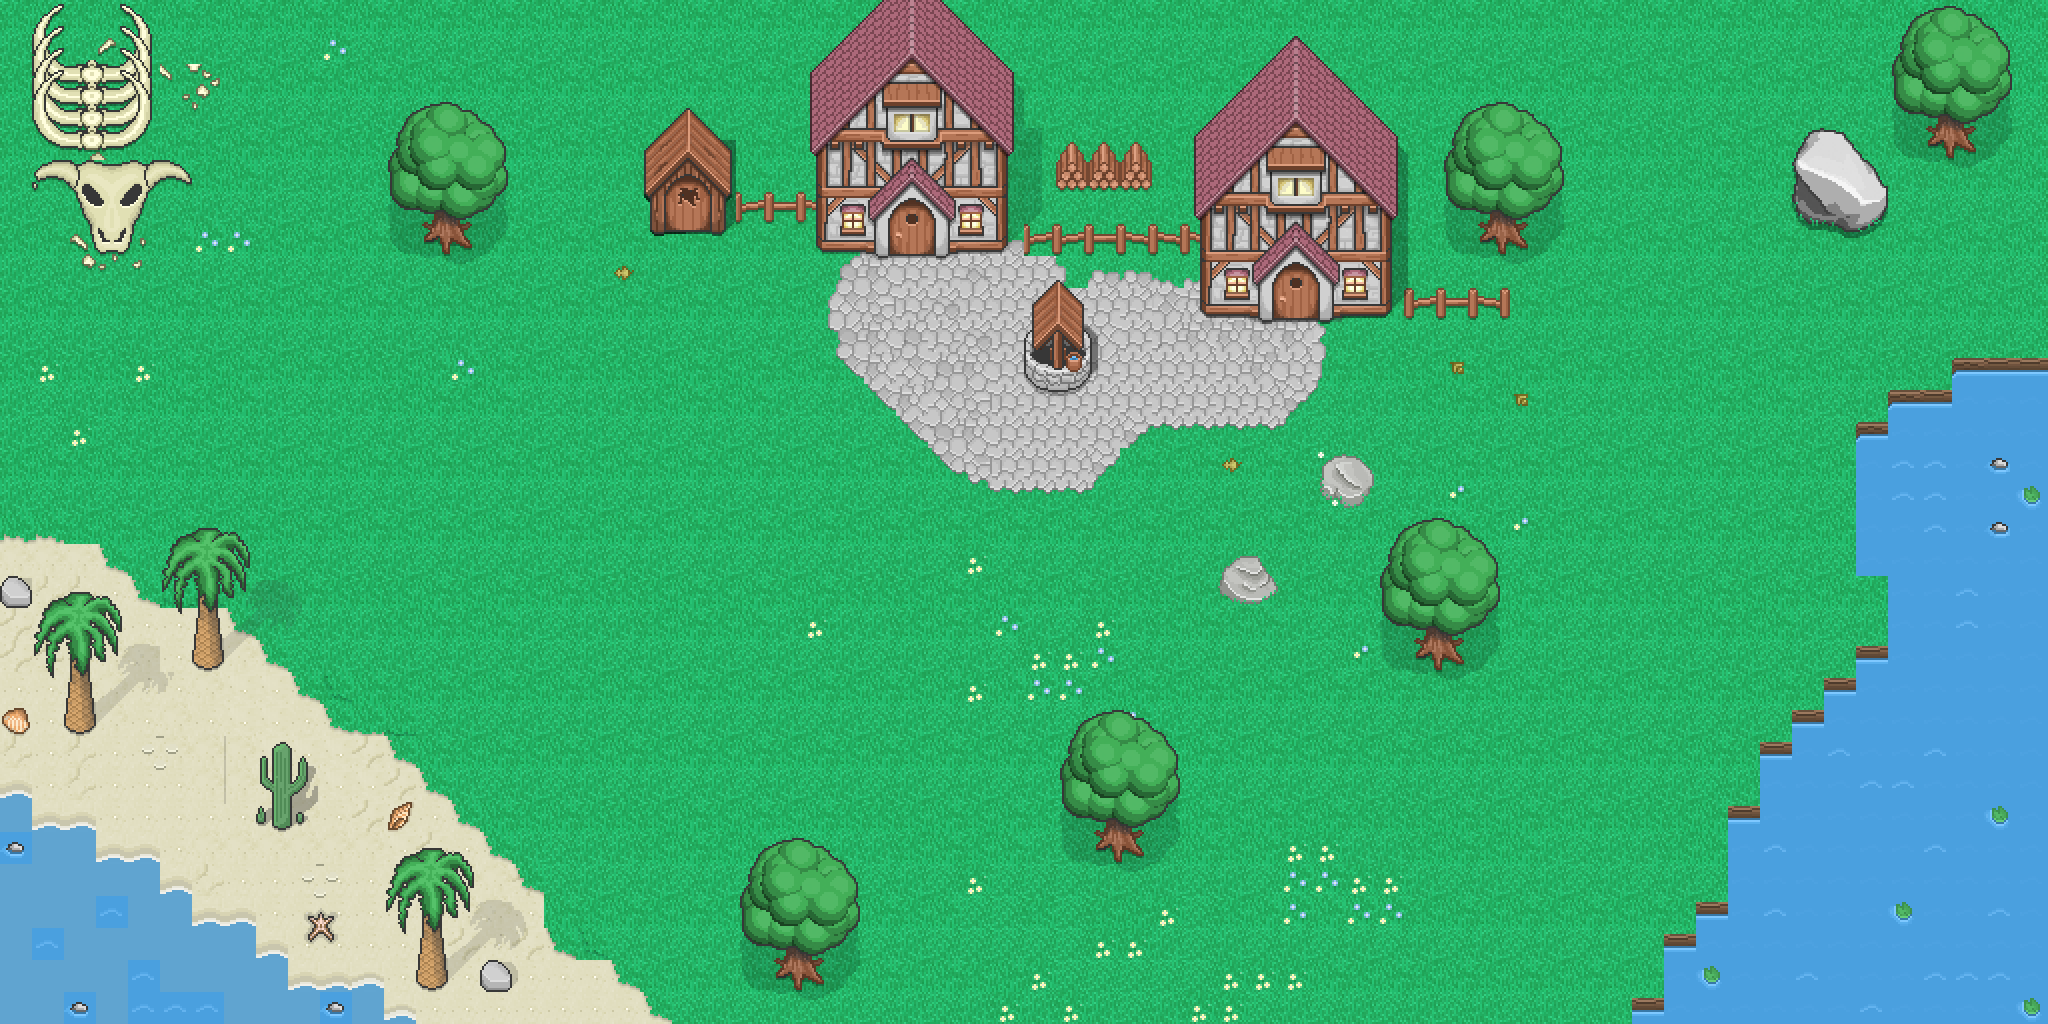

A 2D game scene composited from a Tiled map and its tileset images. What follows is a short description and the map's XML, with each tile layer's data collapsed to a summary:
An orthogonal 64x32 tile map with 32x32 px tiles, 7 tile layers (background, kamienie, colide, da, ...) and 27 objects.

<map version="1.0" orientation="orthogonal" renderorder="right-down" width="64" height="32" tilewidth="32" tileheight="32" nextobjectid="50">
 <tileset firstgid="1" name="tilesheet" tilewidth="32" tileheight="32" tilecount="1960" columns="20">
  <image source="tiled/img/2/tilesheet.png" width="640" height="3136" />
 </tileset>
 <layer name="background" width="64" height="32">
  <data>[2048 cells, 2048 non-empty, 22 distinct tile ids]</data>
 </layer>
 <layer name="kamienie" width="64" height="32">
  <data>[2048 cells, 148 non-empty, 91 distinct tile ids]</data>
 </layer>
 <layer name="colide" width="64" height="32">
  <data>[2048 cells, 410 non-empty, 196 distinct tile ids]</data>
 </layer>
 <layer name="da" width="64" height="32">
  <data>[2048 cells, 10 non-empty, 3 distinct tile ids]</data>
 </layer>
 <layer name="Warstwa Kafelków 1" width="64" height="32">
  <data>[2048 cells, 0 non-empty, 0 distinct tile ids]</data>
 </layer>
 <layer name="drzewa" width="64" height="32">
  <data>[2048 cells, 241 non-empty, 163 distinct tile ids]</data>
 </layer>
 <layer name="Warstwa Kafelków 7" width="64" height="32">
  <data>[2048 cells, 40 non-empty, 6 distinct tile ids]</data>
 </layer>
 <objectgroup name="colide" visible="0">
  <object id="11" x="814.667" y="249.333">
   <polygon points="0,0 -4,-180 109.333,-285.333 196,-180 193.333,0" />
  </object>
  <object id="12" x="1193.33" y="137.333">
   <polygon points="0,0 101.333,-102.667 204,2.66667 201.333,174.667 5.33333,176" />
  </object>
  <object id="13" x="725.333" y="232">
   <polygon points="0,0 -78.6667,0 -81.3333,-84 -37.3333,-124 5.33333,-78.6667" />
  </object>
  <object id="18" x="1082.67" y="382.667">
   <polyline points="0,0 -22.6667,8 -54.6667,-4 -58.6667,-44 -50.6667,-74.6667 -24,-101.333 2.66667,-74.6667 9.33333,-37.3333 1.33333,-1.33333" />
  </object>
  <object id="19" x="1461.33" y="666.667">
   <polygon points="0,0 -42.6667,-8 -46.6667,-40 -74.6667,-53.3333 -74.6667,-106.667 -48,-146.667 -6.66667,-145.333 25.3333,-116 37.3333,-72 20,-44 -2.66667,-34.6667" />
  </object>
  <object id="20" x="1528" y="246.667">
   <polygon points="0,0 -28,2.66667 -52,-12 -49.3333,-37.3333 -81.3333,-60 -80,-100 -62.6667,-133.333 -25.3333,-145.333 10.6667,-125.333 34.6667,-88 32,-60 9.33333,-41.3333 -6.66667,-30.6667" />
  </object>
  <object id="21" x="1166.67" y="804">
   <polygon points="0,0 -25.3333,22.6667 -22.6667,49.3333 -44,54.6667 -74.6667,42.6667 -65.3333,16 -105.333,4 -104,-36 -86.6667,-77.3333 -54.6667,-92 -29.3333,-89.3333 -4,-64 9.33333,-36" />
  </object>
  <object id="22" x="829.333" y="940">
   <polygon points="0,0 -17.3333,14.6667 -6.66667,34.6667 -26.6667,48 -50.6667,29.3333 -49.3333,8 -80,-1.33333 -90.6667,-33.3333 -78.6667,-72 -50.6667,-98.6667 -18.6667,-98.6667 8,-84 25.3333,-53.3333 26.6667,-26.6667 17.3333,-8" />
  </object>
  <object id="23" x="472" y="244">
   <polygon points="0,0 -25.3333,9.33333 -45.3333,-8 -45.3333,-21.3333 -42.6667,-32 -68,-37.3333 -84,-58.6667 -84,-82.6667 -72,-110.667 -57.3333,-129.333 -32,-144 5.33333,-134.667 20,-109.333 33.3333,-88 33.3333,-58.6667 17.3333,-45.3333 -2.66667,-30.6667" />
  </object>
  <object id="24" x="133.333" y="221.333">
   <polygon points="0,0 -6.66667,29.3333 -36,29.3333 -44,-5.33333 -62.6667,-40 -100,-46.6667 -84,-56 -52,-58.6667 -62.6667,-77.3333 -98.6667,-94.6667 -98.6667,-128 -98.6667,-196 -72,-214.667 -66.6667,-160 -16,-160 -9.33333,-220 16,-190.667 17.3333,-89.3333 -24,-70.6667 -16,-60 8,-58.6667 41.3333,-61.3333 57.3333,-42.6667 16,-34.6667" />
  </object>
  <object id="25" x="416" y="1022.67">
   <polygon points="0,0 -33.3333,-1.33333 -36,-32 -125.333,-30.6667 -129.333,-62.6667 -162.667,-65.3333 -165.333,-97.3333 -222.667,-97.3333 -226.667,-126.667 -256,-129.333 -254.667,-157.333 -318.667,-158.667 -321.333,-190.667 -382.667,-193.333 -384,-217.333 -416,-225.333 -421.333,-257.333 -221.333,-132 -120,-60 -34.6667,-36" />
  </object>
  <object id="26" x="1276" y="593.333">
   <polygon points="0,0 -21.3333,12 -46.6667,6.66667 -57.3333,-5.33333 -54.6667,-26.6667 -29.3333,-40 -6.66667,-29.3333 0,-2.66667" />
  </object>
  <object id="27" x="1368" y="497.333">
   <polygon points="0,0 -22.6667,9.33333 -46.6667,-5.33333 -52,-28 -42.6667,-36 -14.6667,-38.6667 2.66667,-32 6.66667,-12" />
  </object>
  <object id="28" x="1872" y="222.667">
   <polygon points="0,0 -36,8 -82.6667,-5.33333 -84,-52 -66.6667,-93.3333 -30.6667,-96 5.33333,-62.6667 14.6667,-33.3333 14.6667,-12" />
  </object>
  <object id="29" x="1974.67" y="149.333">
   <polygon points="0,0 -32,13.3333 -44,-8 -34.6667,-34.6667 -66.6667,-34.6667 -84,-57.3333 -88,-86.6667 -70.6667,-112 -56,-130.667 -33.3333,-138.667 -16,-140 13.3333,-130.667 26.6667,-110.667 37.3333,-82.6667 36,-64 28,-49.3333 9.33333,-37.3333 -5.33333,-30.6667" />
  </object>
  <object id="30" x="2058.67" y="381.333">
   <polygon points="0,0 -104,2.66667 -109.333,29.3333 -168,32 -174.667,61.3333 -201.333,66.6667 -200,192 -168,194.667 -170.667,261.333 -172,278.667 -198.667,280 -204,306.667 -230.667,312 -241.333,342.667 -260,340 -273.333,354.667 -290.667,372 -305.333,434.667 -322.667,434.667 -332,525.333 -357.333,534.667 -364,569.333 -385.333,562.667 -394.667,620 -426.667,628 -426.667,652 -436,637.333 -426.667,601.333 -354.667,510.667 -325.333,418.667 -297.333,361.333 -260,325.333 -210.667,278.667 -189.333,256 -186.667,202.667 -204,197.333 -210.667,186.667 -210.667,50.6667 -176,22.6667 -160,2.66667 -116,-2.66667 -94.6667,-30.6667 -5.33333,-28" />
  </object>
  <object id="31" x="1504" y="318.667">
   <polygon points="0,0 -97.3333,1.33333 -96,-30.6667 0,-28" />
  </object>
  <object id="32" x="1186.67" y="250.667">
   <polygon points="0,0 -180,4 -177.333,-30.6667 6.66667,-28" />
  </object>
  <object id="33" x="1154.67" y="185.333">
   <polygon points="0,0 -97.3333,6.66667 -101.333,-45.3333 -8,-48" />
  </object>
  <object id="34" x="801.333" y="221.333">
   <polygon points="0,0 -72,-1.33333 -73.3333,-32 -6.66667,-30.6667" />
  </object>
  <object id="35" x="305.333" y="830.667">
   <polygon points="0,0 -53.3333,-4 -46.6667,-82.6667 -21.3333,-92 -1.33333,-82.6667 6.66667,-32" />
  </object>
  <object id="36" x="225.333" y="664">
   <polygon points="0,0 -36,2.66667 -33.3333,-104 -10.6667,-101.333" />
  </object>
  <object id="37" x="65.3333" y="636" width="32" height="100" />
  <object id="39" x="413.333" y="888" width="40" height="106.667" />
  <object id="42" x="476" y="960" width="32" height="30" />
  <object id="48" x="1221" y="554" width="55" height="51">
   <ellipse />
  </object>
  <object id="49" x="1317" y="455" width="58" height="55">
   <ellipse />
  </object>
 </objectgroup>
</map>
